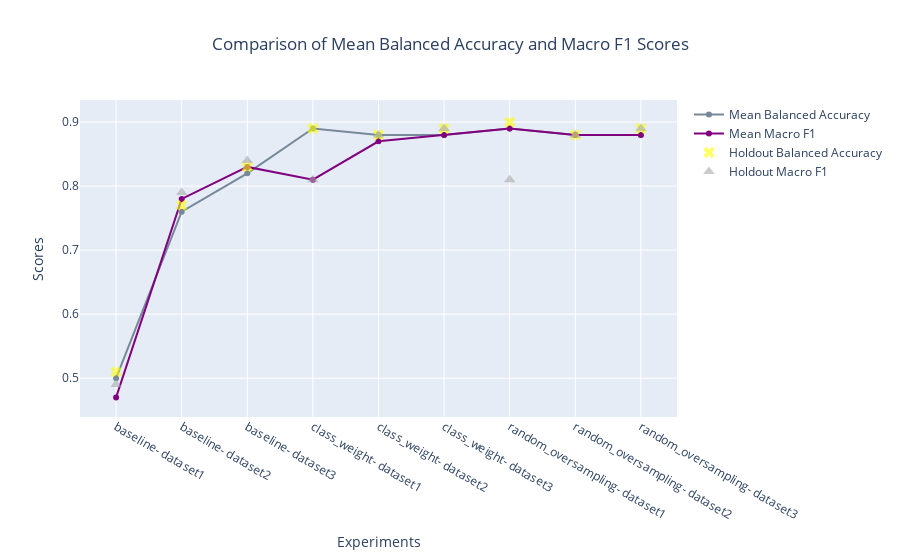

Notebook cell for this chart:
### Markdown cell above
###  My Observation

### Code cell
experiments = [str(d["experiment"]) for d in res_dic]
mean_bal_acc = [float(d["mean_balanced_accuracy_cv"]) for d in res_dic]
mean_mac_f1 = [float(d["mean_macro_f1_cv"]) for d in res_dic]
holdout_mac_f1 = [float(d["holdout_macro_f1"]) for d in res_dic]
holdout_bal_acc = [float(d["holdout_balanced_accuracy"]) for d in res_dic]

fig = go.Figure()

fig.add_trace(go.Scatter(
    x=experiments,
    y=mean_bal_acc,
    mode='lines+markers',
    name='Mean Balanced Accuracy',
    line=dict(color='lightslategray')
))

fig.add_trace(go.Scatter(
    x=experiments,
    y=mean_mac_f1,
    mode='lines+markers',
    name='Mean Macro F1',
    line=dict(color='purple')
))

fig.add_trace(go.Scatter(
    x=experiments,
    y=holdout_bal_acc,
    mode='markers',
    name='Holdout Balanced Accuracy',
    marker=dict(symbol='x', color='yellow', size=10, opacity=0.6)
))

fig.add_trace(go.Scatter(
    x=experiments,
    y=holdout_mac_f1,
    mode='markers',
    name='Holdout Macro F1',
    marker=dict(symbol='triangle-up', color='darkgrey', size=10, opacity=0.6)
))

fig.update_layout(
    title="Comparison of Mean Balanced Accuracy and Macro F1 Scores",
    title_x=0.5,
    xaxis_title="Experiments",
    yaxis_title="Scores",
    barmode='group',
    xaxis=dict(
        tickmode='array',
        tickvals=experiments,
        ticktext=experiments
    )
)

fig.show()

### Figure 1 — Plotly figure (JSON) as saved in the notebook; plotly's stock layout.template omitted (floating-point values rounded to 4 significant figures)
{"data": [{"line": {"color": "lightslategray"}, "mode": "lines+markers", "name": "Mean Balanced Accuracy", "type": "scatter", "x": ["baseline- dataset1", "baseline- dataset2", "baseline- dataset3", "class_weight- dataset1", "class_weight- dataset2", "class_weight- dataset3", "random_oversampling- dataset1", "random_oversampling- dataset2", "random_oversampling- dataset3"], "y": [0.5, 0.76, 0.82, 0.89, 0.88, 0.88, 0.89, 0.88, 0.88]}, {"line": {"color": "purple"}, "mode": "lines+markers", "name": "Mean Macro F1", "type": "scatter", "x": ["baseline- dataset1", "baseline- dataset2", "baseline- dataset3", "class_weight- dataset1", "class_weight- dataset2", "class_weight- dataset3", "random_oversampling- dataset1", "random_oversampling- dataset2", "random_oversampling- dataset3"], "y": [0.47, 0.78, 0.83, 0.81, 0.87, 0.88, 0.89, 0.88, 0.88]}, {"marker": {"color": "yellow", "opacity": 0.6, "size": 10, "symbol": "x"}, "mode": "markers", "name": "Holdout Balanced Accuracy", "type": "scatter", "x": ["baseline- dataset1", "baseline- dataset2", "baseline- dataset3", "class_weight- dataset1", "class_weight- dataset2", "class_weight- dataset3", "random_oversampling- dataset1", "random_oversampling- dataset2", "random_oversampling- dataset3"], "y": [0.51, 0.77, 0.83, 0.89, 0.88, 0.89, 0.9, 0.88, 0.89]}, {"marker": {"color": "darkgrey", "opacity": 0.6, "size": 10, "symbol": "triangle-up"}, "mode": "markers", "name": "Holdout Macro F1", "type": "scatter", "x": ["baseline- dataset1", "baseline- dataset2", "baseline- dataset3", "class_weight- dataset1", "class_weight- dataset2", "class_weight- dataset3", "random_oversampling- dataset1", "random_oversampling- dataset2", "random_oversampling- dataset3"], "y": [0.49, 0.79, 0.84, 0.81, 0.88, 0.89, 0.81, 0.88, 0.89]}], "layout": {"barmode": "group", "title": {"text": "Comparison of Mean Balanced Accuracy and Macro F1 Scores", "x": 0.5}, "xaxis": {"tickmode": "array", "ticktext": ["baseline- dataset1", "baseline- dataset2", "baseline- dataset3", "class_weight- dataset1", "class_weight- dataset2", "class_weight- dataset3", "random_oversampling- dataset1", "random_oversampling- dataset2", "random_oversampling- dataset3"], "tickvals": ["baseline- dataset1", "baseline- dataset2", "baseline- dataset3", "class_weight- dataset1", "class_weight- dataset2", "class_weight- dataset3", "random_oversampling- dataset1", "random_oversampling- dataset2", "random_oversampling- dataset3"], "title": {"text": "Experiments"}}, "yaxis": {"title": {"text": "Scores"}}}}
